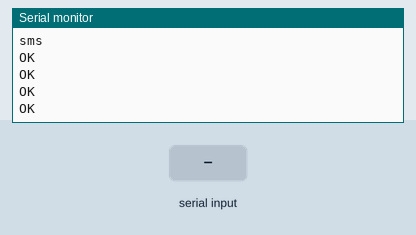
This sketch was run on a simulated Arduino Uno, built with avr-gcc and run on an emulated ATmega328P. On the bench: the last lines printed to the serial monitor. The inputs (shaded band) are chosen by the test bench. The modem accepts every AT command (registered, SIM ready, sends succeed) and sends nothing else.

Above: at 2.3 s.
2.4 s: "1\n" received over the second serial link
At 3.8 s:
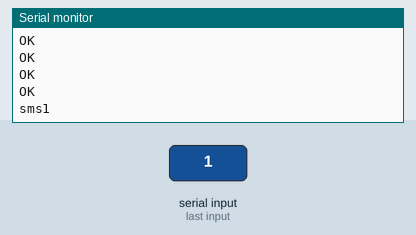
3.9 s: "0\n" received over the second serial link
At 6.3 s:
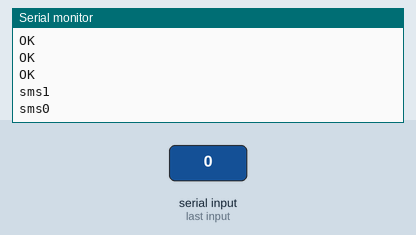

The sketch:

Enviar-RecibirSMS.ino
```cpp
#include <SoftwareSerial.h>

SoftwareSerial sim800lSerial(8, 9);  // RX, TX

void setup() {
  Serial.begin(9600);
  sim800lSerial.begin(9600);

  // Configurar el módulo SIM800L
  sim800lSerial.println("AT");
  sim800lSerial.println("AT+CSCS=\"IRA\"");
  delay(1000);
  sim800lSerial.println("AT+CMGF=1");  // Modo SMS
  delay(100);
  sim800lSerial.println("AT+CNMI=2,2,0,0,0");
}

void loop() {
  if (Serial.available()) {
    String telefono = Serial.readStringUntil('\n');  // Lee el número de teléfono desde Python
    String mensaje = Serial.readStringUntil('\n');  // Lee el mensaje desde Python

    sim800lSerial.print("AT+CMGS=\"");
    sim800lSerial.print(telefono);
    sim800lSerial.println("\"");

    delay(1000);

    sim800lSerial.print(mensaje);
    sim800lSerial.write(26);  // Envía el carácter Ctrl+Z para finalizar el SMS
    delay(1000);
  }

  if (sim800lSerial.available()) {
    String sms = sim800lSerial.readString();
    // Procesar el SMS y extraer datos
    // Aquí podrías usar técnicas de parsing para obtener los datos

    // Enviar datos a través de comunicación serial al servidor Python
    Serial.println("sms" + sms);
  }
}
```

Measured:
- after the input at 2.4 s, the serial monitor: prints a new line after 1.0 s (image 1)
- after the input at 3.9 s, the serial monitor: prints a new line after 1.0 s (image 2)
